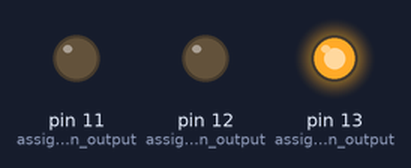
A sketch run on a simulated Arduino Uno, built with avr-gcc and run on an emulated ATmega328P. On the bench: output pins drawn as LEDs (lit = HIGH).

Above: at 0.5 s.
At 2.5 s:
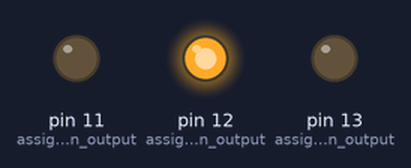
At 4.5 s:
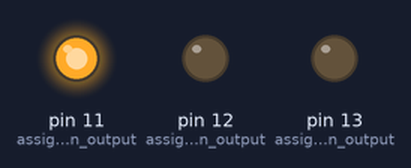
At 6.5 s:
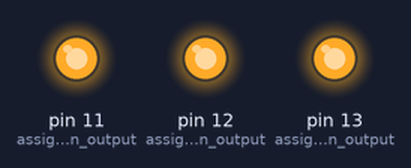
At 9.5 s:
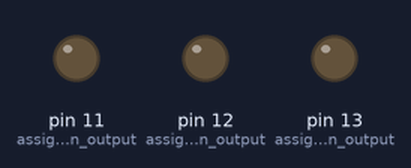
Timing chart, 0 to 10.4 s (numbered marks = the images above):
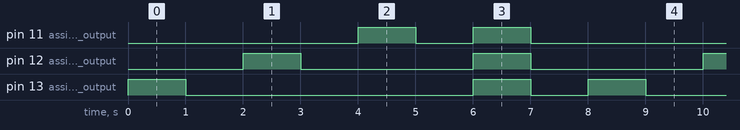

The sketch:

RGB_Light_Chaser__4_.ino
```cpp
//Goal: Illuminating all the colors of an rgb in sequence.
//Theme: digitalWrite
void setup() {

pinMode(13, OUTPUT);//assigns pin as an output
  pinMode(12, OUTPUT);//assigns pin as an output
  pinMode(11, OUTPUT);//assigns pin as an output
}

void loop() {
  // put your main code here, to run repeatedly:
digitalWrite(13,HIGH);//turns the rgb red by enabling the output
delay(1000);//waits 1 second
digitalWrite(13,LOW); //turns the rgb off by disabling the output
delay(1000);//waits 1 second

digitalWrite(12,HIGH); //turns the rgb green by enabling the output
delay(1000);//waits 1 second
digitalWrite(12,LOW); //turns the rgb off by disabling the output
delay(1000);//waits 1 second

digitalWrite(11,HIGH); //turns the blue by enabling the output
delay(1000);//waits 1 second
digitalWrite(11,LOW); //turns the rgb off by disabling the output
delay(1000);//waits 1 second

digitalWrite(13,HIGH);//turns the rgb white enabling the all 3 outputs
digitalWrite(12,HIGH);//turns the rgb white enabling the all 3 outputs
digitalWrite(11,HIGH);//turns the rgb white enabling the all 3 outputs
delay(1000);//waits 1 second
digitalWrite(13,LOW); //turns the rgb off by disabling the output
digitalWrite(12,LOW); //turns the rgb off by disabling the output
digitalWrite(11,LOW); //turns the rgb off by disabling the output
delay(1000);//waits 1 second
}
```

Measured:
- by itself, pin 11 (assigns_pin_as_an_output): repeats every 8.0 s: LOW 1.0 s, HIGH 1.0 s, LOW 5.0 s, HIGH 1.0 s
- by itself, pin 12 (assigns_pin_as_an_output): alternates HIGH for 1.0 s and LOW for 3.0 s
- by itself, pin 13 (assigns_pin_as_an_output): repeats every 8.0 s: LOW 5.0 s, HIGH 1.0 s, LOW 1.0 s, HIGH 1.0 s
